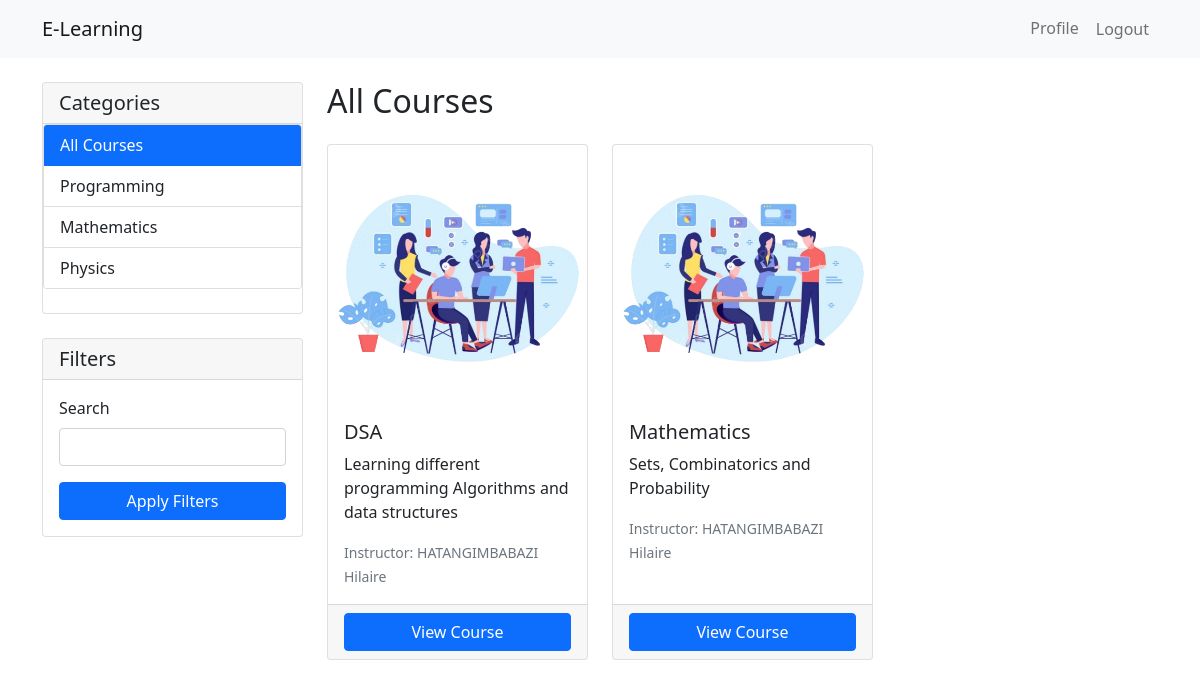
The app's page / (signed in), older data.
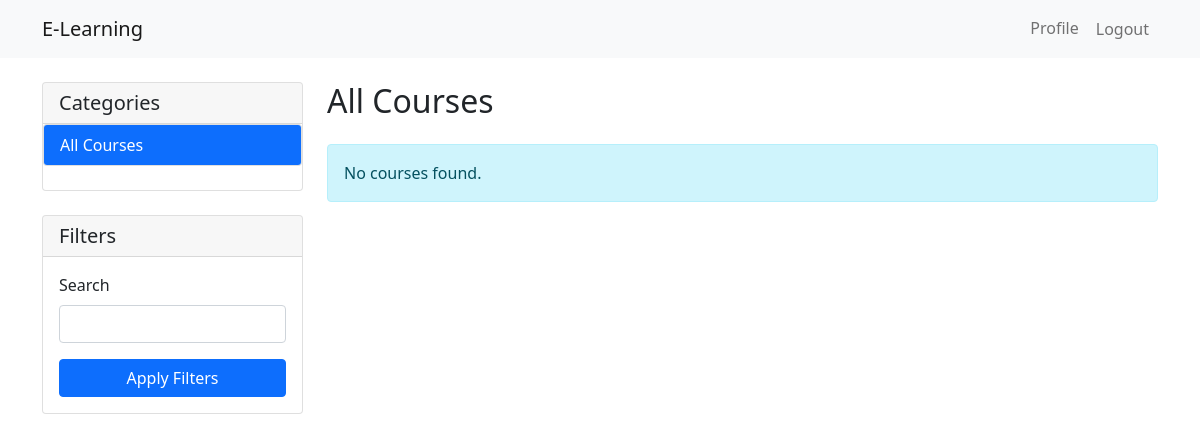
The same page, newer data.
### courses/models.py (models this page shows, shortened)
class Category(models.Model):
    name = models.CharField(max_length=100)
    description = models.TextField(blank=True)
    class Meta:
        verbose_name_plural = "Categories"

class Course(models.Model):
    title = models.CharField(max_length=200)
    description = models.TextField()
    instructor = models.ForeignKey(
        settings.AUTH_USER_MODEL,
        on_delete=models.CASCADE,
        related_name='courses'
    )
    category = models.ForeignKey(
        Category,
        on_delete=models.SET_NULL,
        null=True,
        related_name='courses'
    )
    image = models.ImageField(upload_to='course_images/', null=True, blank=True)
    created_at = models.DateTimeField(auto_now_add=True)
    updated_at = models.DateTimeField(auto_now=True)
    enrolled_students = models.ManyToManyField(settings.AUTH_USER_MODEL, related_name='enrolled_courses', blank=True)

### users/models.py (models this page shows, shortened)
class CustomUser(AbstractUser):
    ROLE_CHOICES = [
        ('student', 'Student'),
        ('instructor', 'Instructor'),
    ]
    role = models.CharField(max_length=10, choices=ROLE_CHOICES, default='student')
    is_instructor = models.BooleanField(default=False)
    is_student = models.BooleanField(default=True)

### courses/views.py (the view)
# urls.py: path('', views.course_list, name='list'),
@login_required
def course_list(request):
    search_query = request.GET.get('search', '')
    category_id = request.GET.get('category')
    courses = Course.objects.all()
    if search_query:
        courses = courses.filter(title__icontains=search_query)
    if category_id:
        courses = courses.filter(category_id=category_id)
    categories = Category.objects.all()
    context = {
        'courses': courses,
        'categories': categories,
        'selected_category': None,
    }
    return render(request, 'courses/course_list.html', context)

### templates/courses/course_list.html (shortened to what this page needs)
{% extends "base.html" %}
{% block content %}
<div class="container mt-4">
    <div class="row">
        <div class="col-md-3">
            <div class="card mb-4">
                <div class="card-header">
                    <h5 class="mb-0">Categories</h5>
                </div>
                <div class="card mb-4">
                    <div class="list-group list-group-flush">
                        <a href="{% url 'home' %}"
                           class="list-group-item list-group-item-action {% if not selected_category %}active{% endif %}">
                            All Courses
                        </a>
                        {% for category in categories %}
                            <a href="{% url 'courses:category' category.id %}"
                               class="list-group-item list-group-item-action {% if selected_category == category %}active{% endif %}">
                                {{ category.name }}
                            </a>
                        {% endfor %}
                    </div>
                </div>
            </div>
            <div class="card">
                <div class="card-header">
                    <h5 class="mb-0">Filters</h5>
                </div>
                <div class="card-body">
                    <form method="get">
                        <div class="mb-3">
                            <label for="search" class="form-label">Search</label>
                            <input type="text" class="form-control" id="search" name="search"
                                   value="{{ request.GET.search|default:'' }}">
                        </div>
                        <button type="submit" class="btn btn-primary w-100">Apply Filters</button>
                    </form>
                </div>
            </div>
        </div>
        <div class="col-md-9">
            <div class="d-flex justify-content-between align-items-center mb-4">
                <h2 class="mb-0">
                    {% if selected_category %}
                        {{ selected_category.name }}
                    {% else %}
                        All Courses
                    {% endif %}
                </h2>
            </div>
            {% if courses %}
                <div class="row row-cols-1 row-cols-md-2 row-cols-lg-3 g-4">
                    {% for course in courses %}
                        <div class="col">
                            <div class="card h-100">
                                {% if course.image %}
                                    <img src="{{ course.image.url }}" class="card-img-top" alt="{{ course.title }}">
                                {% endif %}
                                <div class="card-body">
                                    <h5 class="card-title">{{ course.title }}</h5>
                                    <p class="card-text">{{ course.description|truncatewords:20 }}</p>
                                    <p class="card-text">
                                        <small class="text-muted">
                                            Instructor: {{ course.instructor.get_full_name|default:course.instructor.username }}
                                        </small>
                                    </p>
                                </div>
                                <div class="card-footer">
                                    <a href="{% url 'courses:detail' course.id %}" class="btn btn-primary w-100">
                                        View Course
                                    </a>
                                </div>
                            </div>
                        </div>
                    {% endfor %}
                </div>
            {% else %}
                <div class="alert alert-info">
                    No courses found. {% if user.role == 'instructor' %}Why not <a href="{% url 'courses:create' %}">create one</a>?{% endif %}
                </div>
            {% endif %}
        </div>
    </div>
</div>
{% endblock %}

Row changes from the older to the newer data that the page shows:
removed Category: name "Programming"
removed Category: name "Mathematics"
removed Category: name "Physics"
removed Course: image (picture), title "DSA", description "Learning different programming Algorithms and data structures", instructor.get_full_name "HATANGIMBABAZI Hilaire"
removed Course: image (picture), title "Mathematics", description "Sets, Combinatorics and Probability", instructor.get_full_name "HATANGIMBABAZI Hilaire"
Text that changed along with them:
text now shown: "No courses found."
